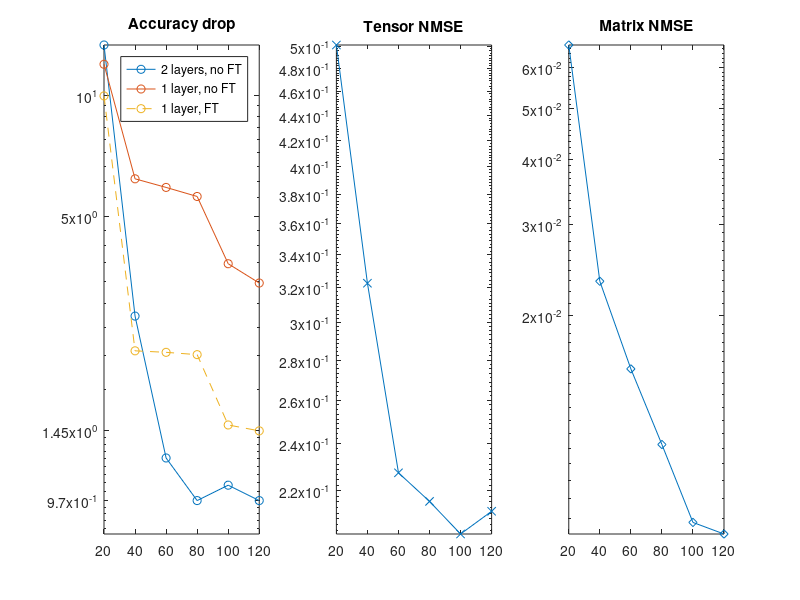
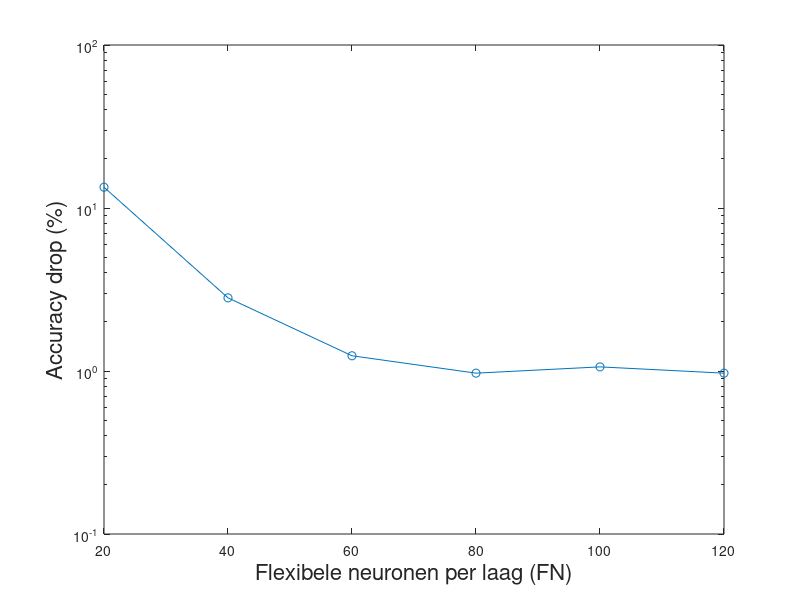

These figures' MATLAB source, in order: (Note: this script raises an error after producing the figures.)
%% Set data

r_vals = [20 40 60 80 100 120];

Jerror = [0.5010 0.3227 0.2274 0.2157 0.2031 0.2118];

Ferror = [0.0664 0.0233 0.0158 0.0113 0.0080 0.0076];

Acc_drops = [13.41 2.81 1.24 0.97 1.06 0.97];

acc_drop_no = [12 6.2 5.9 5.6 3.8 3.4];

acc_drop_ft = [10 2.3 2.28 2.25 1.5 1.45];

Comp_ratio = [4 8 12 16 20 24];

%% Plot figures

%% Subplot of accuracy drop, tensor NMSE and matrix NMSE

subplot(1,3,2);

semilogy(r_vals, Jerror, '-x')

title("Tensor NMSE")

yticks([ 0.2 0.22 0.24 0.26 0.28 0.3 0.32 0.34 0.36 0.38 0.4 0.42 0.44 0.46 0.48 0.5 0.52])
ylim([0.2031 0.5010])

subplot(1,3,3);
semilogy(r_vals, Ferror, '-d')

title("Matrix NMSE")

yticks([0.02 0.03 0.04 0.05 0.06])
ylim([0.0076 0.0664])

subplot(1,3,1);
semilogy(r_vals, Acc_drops, '-o')

title("Accuracy drop")

yticks([0.97 1.45 5 10 100])
ylim([0.8 13.41])
hold on
semilogy(r_vals, acc_drop_no, '-o')
semilogy(r_vals, acc_drop_ft, '--o')

legend("2 layers, no FT", "1 layer, no FT", "1 layer, FT")

hold off

%% Only accuracy drop

figure

semilogy(r_vals, Acc_drops, '-o')

ylabel("Accuracy drop (%)", 'FontSize', 16)
xlabel("Flexibele neuronen per laag (FN)", 'FontSize', 16)

ax = gca;
ax.FontSize = 16;

yticks([0.97 1.45 5 10 100])
ylim([0.8 13.41])
hold on
semilogy(r_vals, acc_drop_no, '-o')
semilogy(r_vals, acc_drop_ft, '--o')

legend("2 lagen, geen FT", "1 laag, geen FT", "1 laag, FT")

hold off

%% Compression ratio for 2 layers vs 1 layer

figure

semilogy(r_vals, 100 - Comp_ratio, '--*')
ax = gca;
ax.FontSize = 16;
ylabel("Comprimerings ratio (%)")
xlabel("Flexibele neuronen per laag", 'FontSize', 16)